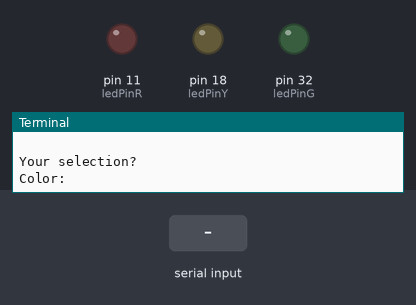
Simulated run of this program. Board: Raspberry Pi (header pin numbers). On the bench: output pins drawn as LEDs (lit = HIGH), the last lines printed to the terminal. Inputs (shaded band) come from the test bench.

Above: at 1.2 s.
1.3 s: "G" typed at the terminal, then Enter
At 2.1 s:
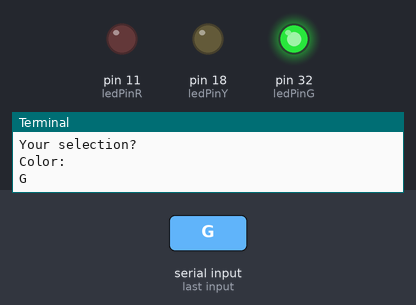
Timing chart, 0 to 7.8 s (numbered marks = the images above; inputs shaded):
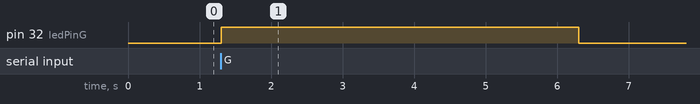

The program:

blinky.py
```python
#!/usr/bin/env python3

import RPi.GPIO as GPIO
import time

ledPinY = 18    # Yellow LED
ledPinR = 11    # Red LED
ledPinG = 32    # Green LED

def setup():
    GPIO.setwarnings(False)
    GPIO.setmode(GPIO.BOARD)       # use PHYSICAL GPIO Numbering
    GPIO.setup(ledPinY, GPIO.OUT)   # set the ledPin to OUTPUT mode
    GPIO.output(ledPinY, GPIO.LOW)  # make ledPin output LOW level
    GPIO.setup(ledPinR, GPIO.OUT)   # set the ledPin to OUTPUT mode
    GPIO.output(ledPinR, GPIO.LOW)  # make ledPin output LOW level
    GPIO.setup(ledPinG, GPIO.OUT)   # set the ledPin to OUTPUT mode
    GPIO.output(ledPinG, GPIO.LOW) # make ledPin output LOW level

choice = 0

while choice != 'Q':
    print("Which LED Would you like to turn on?\n")
    print("Press 'R' for red, 'G' for green, 'Y' for yellow.\nPress 'Q' to quit.\n")
    choice = input("Your selection?\nColor: ")
    choice = choice.upper()
    setup()
    if choice == 'G':
        GPIO.output(ledPinG, GPIO.HIGH)
        time.sleep(5)
        GPIO.output(ledPinG, GPIO.LOW)
        continue
    elif choice == 'R':
        GPIO.output(ledPinR, GPIO.HIGH)
        time.sleep(5)
        GPIO.output(ledPinR, GPIO.LOW)
        continue
    elif choice == 'Y':
        GPIO.output(ledPinY, GPIO.HIGH)
        time.sleep(5)
        GPIO.output(ledPinY, GPIO.LOW)
        continue
    else:
        print("Goodbye")
        break
```

Measured:
- after the input at 1.3 s, pin 32 (ledPinG): LOW → HIGH at once, → LOW 5.0 s later
